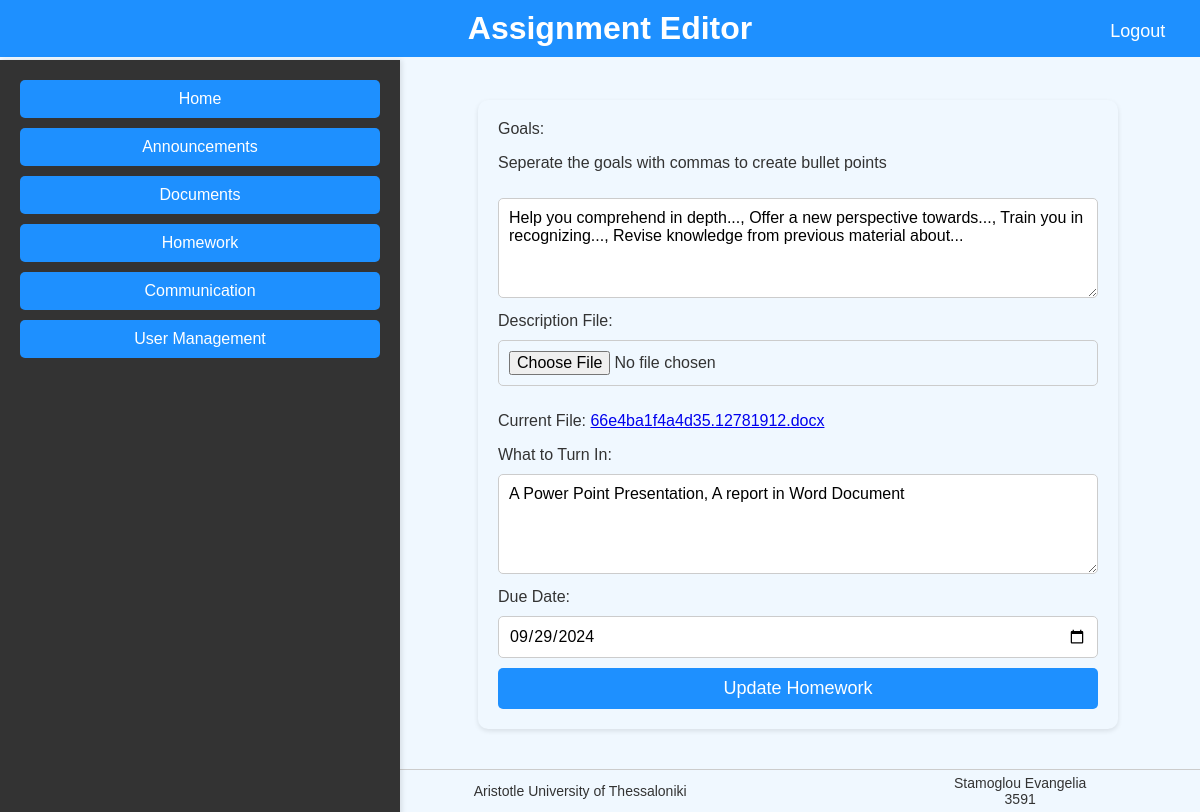
Page /edit_homework.php?id=1 (signed in) on the committed database.
### tables this page shows
CREATE TABLE `homework` (
  `id` int(10) NOT NULL,
  `goals` text NOT NULL,
  `descriptionFileName` varchar(30) NOT NULL,
  `toTurnIn` text NOT NULL,
  `dueDate` date NOT NULL
);

### edit_homework.php (the view, shortened to what this page needs)
<?php
include 'db_connect.php';
$id = isset($_GET['id']) ? intval($_GET['id']) : 0;
$sql = "SELECT * FROM homework WHERE id = ?";
$stmt = $conn->prepare($sql);
$stmt->bind_param("i", $id);
$stmt->execute();
$result = $stmt->get_result();
$homework = $result->fetch_assoc();
include 'header.php';
include 'navbar.php';
?>
<main>
    <form class="form" action="update_homework.php" method="post" enctype="multipart/form-data">
        <label for="goals">Goals:</label>
        <p>Seperate the goals with commas to create bullet points</p>
        <textarea id="goals" name="goals" required><?php echo htmlspecialchars($homework['goals']); ?></textarea>
        <div>
            <label for="descriptionFileName">Description File:</label>
            <input type="file" id="descriptionFileName" name="descriptionFileName">
            <?php if (!empty($homework['descriptionFileName'])): ?>
                <p>Current File: <a href="homework/<?php echo htmlspecialchars($homework['descriptionFileName']); ?>" download><?php echo htmlspecialchars($homework['descriptionFileName']); ?></a></p>
            <?php endif; ?>
        </div>
        <label for="toTurnIn">What to Turn In:</label>
        <textarea id="toTurnIn" name="toTurnIn" required><?php echo htmlspecialchars($homework['toTurnIn']); ?></textarea>
        <label for="dueDate">Due Date:</label>
        <input type="date" id="dueDate" name="dueDate" value="<?php echo htmlspecialchars($homework['dueDate']); ?>" required>
        <button type="submit">Update Homework</button>
    </form>
</main>
<?php include 'footer.php'; ?>

### styles.css (style rules this page uses)
body { font-family: "Century Gothic", sans-serif; margin: 0; padding: 0; box-sizing: border-box; background-color: #f0f8ff; color: #333; min-height: 100vh; display: flex; flex-direction: column; }
main { margin-left: 33%; padding: 80px 20px 20px 20px; }
.form { max-width: 600px; margin: 20px auto; padding: 20px; background-color: #f0f8ff; border-radius: 10px; box-shadow: 0 2px 5px rgba(0, 0, 0, 0.1); }
.form input[type="text"], .form input[type="email"], .form textarea, .form input[type="file"], .form input[type="date"] { width: 100%; padding: 10px; margin: 10px 0; border: 1px solid #ccc; border-radius: 5px; font-family: "Century Gothic", sans-serif; font-size: 16px; box-sizing: border-box; }
.form textarea { height: 100px; resize: vertical; }
.form button[type="submit"] { width: 100%; padding: 10px; background-color: #1e90ff; color: white; border: none; border-radius: 5px; cursor: pointer; font-size: 18px; transition: background-color 0.3s ease; }
.form div { margin-bottom: 15px; }
.form input::placeholder, .form textarea::placeholder { color: #aaa; }

### rows in the picture
homework: goals "Help you comprehend in depth..., Offer a new perspective towards..., Train you in recognizing..., Revise knowledge from previous material about...", descriptionFileName "66e4ba1f4a4d35.12781912.docx", toTurnIn "A Power Point Presentation, A report in Word Document", dueDate "09/29/2024"

### other values in the picture
$pageTitle "Assignment Editor"
